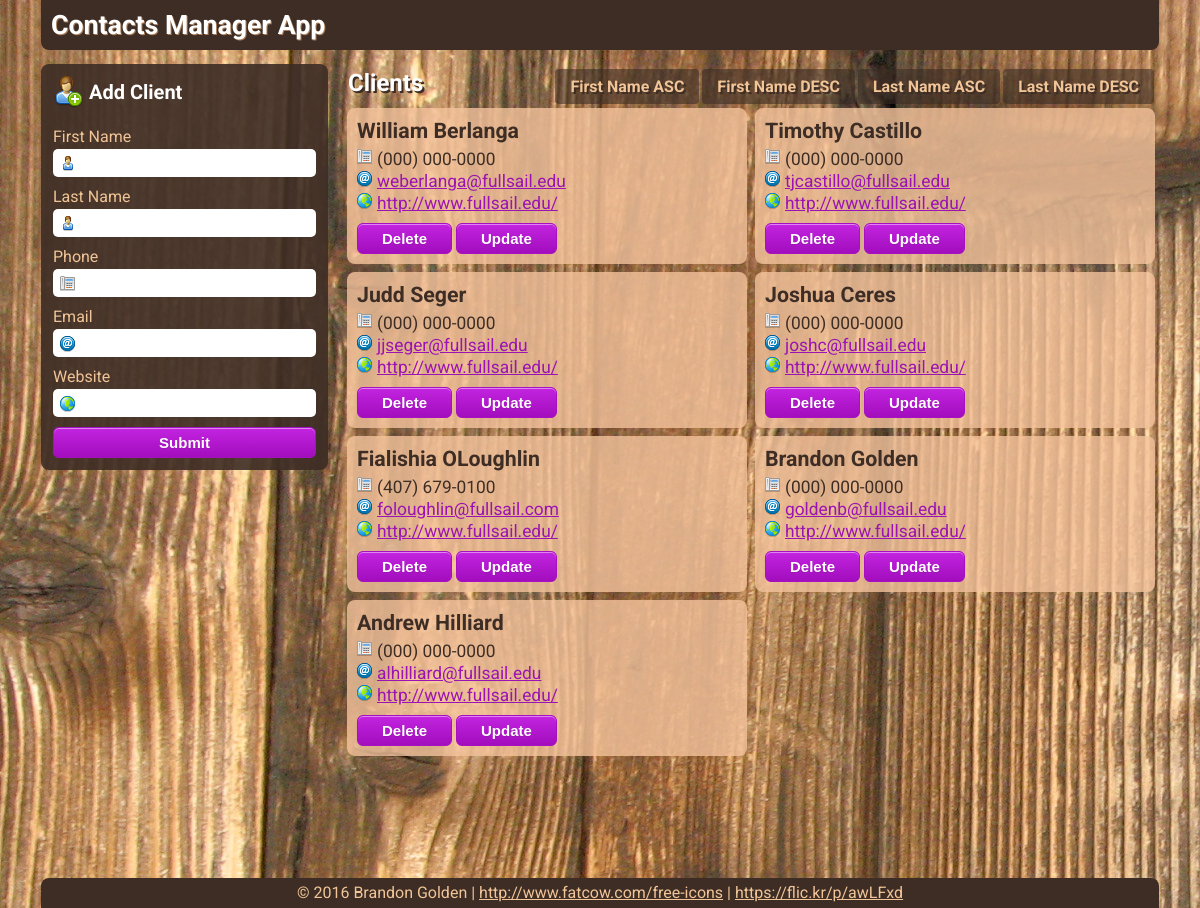
The page /ContactsManagerApp/index.php?orderby=firstnameDESC on the database its author committed.
### tables this page shows
CREATE TABLE `clients` (
  `id` int(11) unsigned NOT NULL AUTO_INCREMENT,
  `firstname` varchar(255) DEFAULT NULL,
  `lastname` varchar(255) DEFAULT NULL,
  `phone` varchar(255) DEFAULT NULL,
  `email` varchar(255) DEFAULT NULL,
  `website` varchar(255) DEFAULT NULL,
  PRIMARY KEY (`id`)
);

### ContactsManagerApp/index.php (the view, shortened to what this page needs)
<!DOCTYPE html>
<html>
<head>
	<link rel="stylesheet" href="css/main.css">
</head>
<body>
	<div id="container">
	<h1>Contacts Manager App</h1>
	<form action="index.php" method="POST">
		<h3>Add Client</h3>
		<label for="firstname">First Name</label><br>
		<input type="text" name="firstname" value='<?php echo $_SESSION["firstname"];?>' required><br>
		<label for="lastname">Last Name</label><br>
		<input type="text" name="lastname" value='<?php echo $_SESSION["lastname"];?>' required><br>
		<label for="phone">Phone</label><br>
		<input type="text" name="phone" value='<?php echo $_SESSION["phone"];?>' required><br>
		<label for="email">Email</label><br>
		<input type="text" name="email" value='<?php echo $_SESSION["email"];?>' required><br>
		<label for="website">Website</label><br>
		<input type="text" name="website" value='<?php echo $_SESSION["website"];?>'  required><br>
		<input type="submit" value="Submit" name="addClient" class="myButton">
	</form>
	<div id="contactsContainer">
	<h2>
	Clients
	<a href="index.php?orderby=lastnameDESC" class="orderbyButton">Last Name DESC</a>
	<a href="index.php?orderby=lastnameASC" class="orderbyButton">Last Name ASC</a>
	<a href="index.php?orderby=firstnameDESC" class="orderbyButton">First Name DESC</a>
	<a href="index.php" class="orderbyButton">First Name ASC</a>
	</h2>
	<?php
		$user = "root";
		$pass = "root";
		$dbh = new PDO('mysql:host=localhost;dbname=ssl;port=8889', $user, $pass);
		if (isset($_GET['orderby'])) {
			if ($_GET['orderby'] == 'lastnameASC') {
				$stmt = $dbh->prepare('SELECT id, firstname, lastname, phone, email, website FROM clients ORDER BY lastname ASC;');
			} elseif ($_GET['orderby'] == 'lastnameDESC') {
				$stmt = $dbh->prepare('SELECT id, firstname, lastname, phone, email, website FROM clients ORDER BY lastname DESC;');
			} elseif ($_GET['orderby'] == 'firstnameDESC') {
				$stmt = $dbh->prepare('SELECT id, firstname, lastname, phone, email, website FROM clients ORDER BY firstname DESC;');
			}
		} else {
			$stmt = $dbh->prepare('SELECT id, firstname, lastname, phone, email, website FROM clients ORDER BY firstname ASC;');
		}
		$stmt->execute();
		$result = $stmt->fetchall(PDO::FETCH_ASSOC);
		foreach ($result as $row) {
			$phone = $row['phone'];
			echo '<div class="contact"><div class="contactName">' .
				 $row['firstname'] . ' ' .
				 $row['lastname'] . '</div><div class="contactPhone">' .
				 "(".substr($phone, 0, 3).") ".substr($phone, 3, 3)."-".substr($phone,6) . '</div><div class="contactEmail">' .
				 '<a href="mailto:' . $row['email'] . '">' .
				 $row['email'] . '</a></div><div class="contactWebsite">' .
				 '<a href="' .
				 $row['website'] . '">' . $row['website'] . '</a></div>' .
				 '<a class="myButton" href="DeleteClients.php?id='.$row['id'].'">Delete</a>'.
				 ' '.
				 '<a class="myButton" href="UpdateClients.php?id='.$row['id'].'">Update</a>'.
				 '</div>';
		}
	?>
	</div>
	<div id="footer">&copy; 2016 Brandon Golden | <a href="http://www.fatcow.com/free-icons">http://www.fatcow.com/free-icons</a> | <a href="https://flic.kr/p/awLFxd">https://flic.kr/p/awLFxd</a></div>
	</div>
</body>
</html>

### ContactsManagerApp/css/main.css (style rules this page uses)
body { background: url("../img/background.jpg"); background-repeat: no-repeat; background-attachment: fixed; color: #3D2D25; font-family: 'Roboto', sans-serif; margin: 0; }
.contact { width: 380px; border-radius: 8px; margin: 4px; padding: 10px; background: #F4C39D; display: inline-block; float: left; background-color:rgba(244, 195, 157, 0.8); }
.contactName { font-size: 16pt; width: 100%; font-weight: bold; margin-bottom: 6px; }
.contactPhone, .contactEmail, .contactWebsite { width: 100%; height: 20px; font-size: 13pt; padding-left: 20px; margin-bottom: 2px; }
.contactPhone { background: url("../img/telephone.png") no-repeat; }
.contactEmail { background: url("../img/contact_email.png") no-repeat; }
.contactWebsite { background: url("../img/world.png") no-repeat; margin-bottom: 10px; }
.myButton { -moz-box-shadow:inset 0px 1px 0px 0px #e184f3; -webkit-box-shadow:inset 0px 1px 0px 0px #e184f3; box-shadow:inset 0px 1px 0px 0px #e184f3; background:-webkit-gradient(linear, left top, left bottom, color-stop(0.05, #c123de), color-stop(1, #a20dbd)); background:-moz-linear-gradient(top, #c123de 5%, #a20dbd 100%); background:-webkit-linear-gradient(top, #c123de 5%, #a20dbd 100%); background:-o-linear-gradient(top, #c123de 5%, #a20dbd 100%); background:-ms-linear-gradient(top, #c123de 5%, #a20dbd 100%); background:linear-gradient(to bottom, #c123de 5%, #a20dbd 100%); filter:progid:DXImageTransform.Microsoft.gradient(startColorstr='#c123de', endColorstr='#a20dbd',GradientType=0); background-color:#c123de; -moz-border-radius:6px; -webkit-border-radius:6px; border-radius:6px; border:1px solid #a511c0; display:inline-block; cursor:pointer; color:#ffffff; font-family:Arial; font-size:15px; font-weight:bold; padding:6px 24px; text-decoration:none; text-shadow:0px 1px 0px #9b14b3; }
input[type="text"] { width: 232px; height: 22px; margin-bottom: 10px; margin-top: 3px; border-radius: 5px; border: none; font-size: 12pt; padding: 3px; color: #9b14b3; background: #fff; }
input[name="phone"] { background: #fff url("../img/telephone.png") no-repeat 7px 7px; padding-left: 28px; }
input[name="email"] { background: #fff url("../img/contact_email.png") no-repeat 7px 7px; padding-left: 28px; }
input[name="website"] { background: #fff url("../img/world.png") no-repeat 7px 7px; padding-left: 28px; }
input[name="firstname"], input[name="lastname"] { background: #fff url("../img/user.png") no-repeat 7px 7px; padding-left: 28px; }
label { font-size: 12pt; }
form { padding: 12px; float: left; margin-right: 12px; background: rgba(61,45,37,.9); color: #F1C597; border-radius: 8px; }
h3 { font-size: 15pt; margin: 0 0 15px 0; color: #fff; background: url("../img/user_add.png") no-repeat; padding-left: 36px; padding-top: 4px; height: 32px; }
h2 { font-size: 18pt; margin: 0; padding: 5px; border-radius: 8px; color: #fff; text-shadow: 2px 2px #3D2D25; }
h1 { background-color: #3D2D25; color: #fff; margin: 0 0 14px 0; line-height: 50px; text-shadow: 1px 1px #A87B56; padding-left: 10px; font-size: 20pt; border-bottom-left-radius: 8px; border-bottom-right-radius: 8px; }
#contactsContainer { float: right; width: 816px; min-height: 800px; }
#container { width: 1118px; margin: 0 auto; min-height: 750px; margin-bottom: 10px; }
input[type="submit"] { margin: 0 auto; }
a { color: #9b14b3; }
#footer { background: #3D2D25; color: #F1C597; margin: 14px 0 0 0; line-height: 30px; text-align: center; bottom: 0; display: block; float: left; width: 100%; border-top-right-radius: 8px; border-top-left-radius: 8px; }
.orderbyButton { background: rgba(61,45,37,.6); border-radius: 4px; padding: 8px 15px; text-decoration: none; font-size: 12pt; color: #F1C597; float: right; margin-left: 3px; }
#footer a { color: #F1C597; }
input[name="addClient"] { width: 100%; }

### rows shown on the page
clients: firstname "William", lastname "Berlanga", phone "000", phone "0000", email "weberlanga@fullsail.edu", website "http://www.fullsail.edu/"
clients: firstname "Timothy", lastname "Castillo", phone "000", phone "0000", email "tjcastillo@fullsail.edu", website "http://www.fullsail.edu/"
clients: firstname "Judd", lastname "Seger", phone "000", phone "0000", email "jjseger@fullsail.edu", website "http://www.fullsail.edu/"
clients: firstname "Joshua", lastname "Ceres", phone "000", phone "0000", email "joshc@fullsail.edu", website "http://www.fullsail.edu/"
clients: firstname "Fialishia", lastname "OLoughlin", phone "407", phone "679", phone "0100", email "foloughlin@fullsail.com", website "http://www.fullsail.edu/"
clients: firstname "Brandon", lastname "Golden", phone "000", phone "0000", email "goldenb@fullsail.edu", website "http://www.fullsail.edu/"
clients: firstname "Andrew", lastname "Hilliard", phone "000", phone "0000", email "alhilliard@fullsail.edu", website "http://www.fullsail.edu/"
